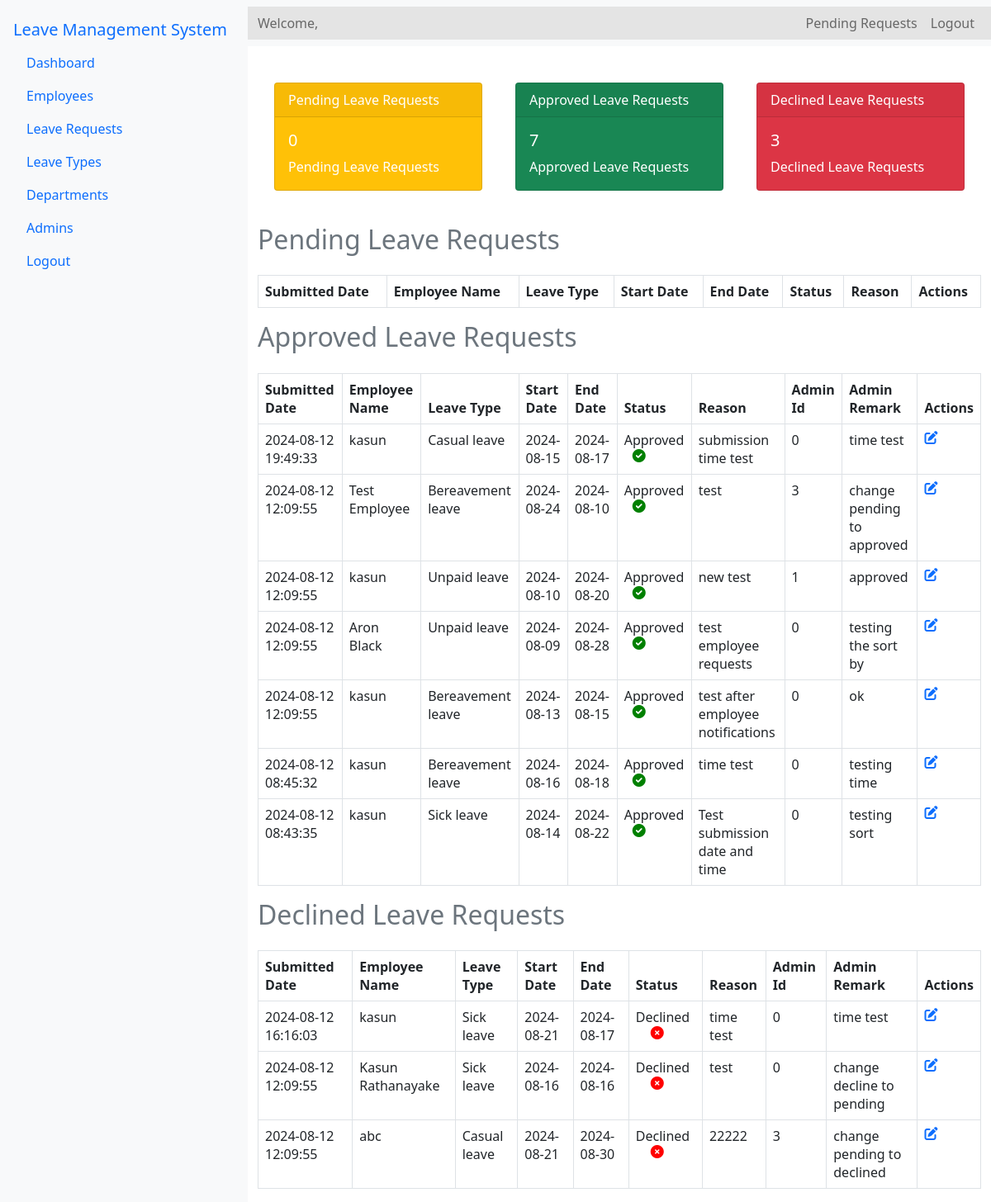
The page /Source/admin/leave-requests.php (signed in) on the database as committed earlier.
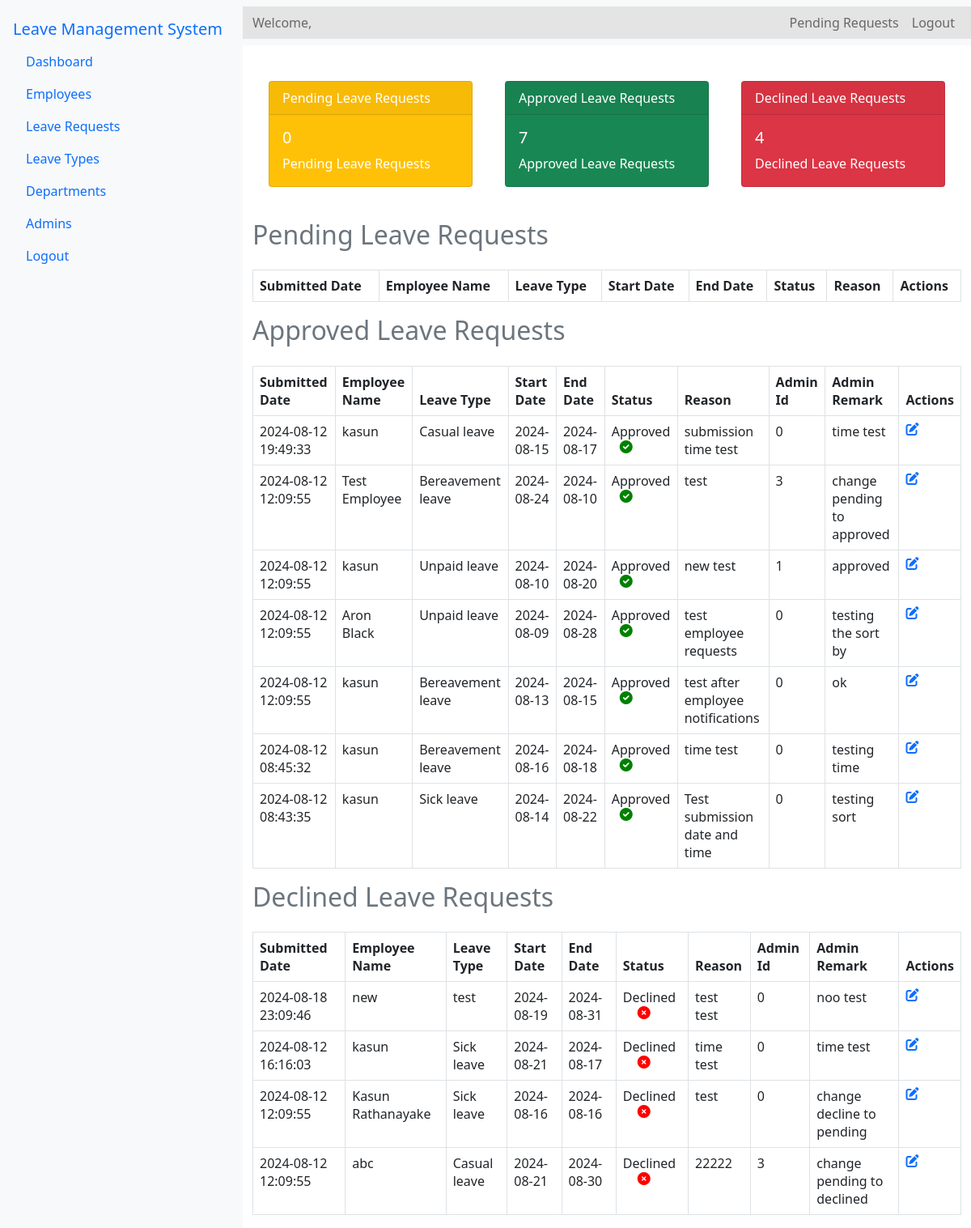
The same page on the database as committed later.
### tables this page shows
CREATE TABLE `leave_list` (
  `E_id` int(11) NOT NULL,
  `leave_id` int(11) NOT NULL,
  `E_name` varchar(100) NOT NULL,
  `Leave_type` varchar(100) NOT NULL,
  `Start` varchar(100) NOT NULL,
  `End` varchar(100) NOT NULL,
  `Status` varchar(100) NOT NULL,
  `Comment` varchar(1000) NOT NULL,
  `A_id` int(11) NOT NULL,
  `a_remark` varchar(1000) NOT NULL,
  `seen` int(11) NOT NULL,
  `submission_date` datetime DEFAULT current_timestamp()
);

### Source/admin/leave-requests.php (the view, shortened to what the changed rows need)
<?php
include '../config.php';
$Declined_query = "SELECT COUNT(*) as count FROM leave_list WHERE Status = 'Declined'";
$Declined_result = $conn->query($Declined_query);
$Declined_count = $Declined_result->fetch_assoc()['count'];
$approved_query = "SELECT * FROM leave_list where Status = 'Approved' ORDER BY submission_date DESC";
$approved_result = $conn->query($approved_query);
$declined_query = "SELECT * FROM leave_list where Status = 'Declined' ORDER BY submission_date DESC";
$declined_result = $conn->query($declined_query);
?>
<!DOCTYPE html>
<html lang="en">
<head>
    <link rel="stylesheet" href="../bootstrap-5.0.2-dist/css/bootstrap.min.css">
    <link rel="stylesheet" href="../css/admin-dashboard.css">
    <link rel="stylesheet" href="https://cdnjs.cloudflare.com/ajax/libs/font-awesome/6.0.0-beta3/css/all.min.css">
    <link rel="stylesheet" href="../css/main.css">
</head>
<body>
<div class="d-flex">
    <div class="flex-grow-1">
        <div class="container mt-4">
            <div class="d-flex justify-content-around">
                <div class="card text-white bg-danger mb-3" style="max-width: 18rem;">
                    <div class="card-body">
                        <h5 class="card-title"><?php echo $Declined_count; ?></h5>
                        <p class="card-text">Declined Leave Requests</p>
                    </div>
                </div>
            </div>
        </div>
    <div class="container mt-4">
        <h2 class="text-secondary">Pending Leave Requests</h2>
            <table class="table table-bordered mt-4">
                <thead>
                    <tr>
                        <th>Submitted Date</th>
                        <th>Employee Name</th>
                        <th>Leave Type</th>
                        <th>Start Date</th>
                        <th>End Date</th>
                        <th>Status</th>
                        <th>Reason</th>
                        <th>Actions</th>
                    </tr>
                </thead>
            </table>
            <h2 class="text-secondary">Approved Leave Requests</h2>
            <table class="table table-bordered mt-4">
                <thead>
                    <tr>
                        <th>Submitted Date</th>
                        <th>Employee Name</th>
                        <th>Leave Type</th>
                        <th>Start Date</th>
                        <th>End Date</th>
                        <th>Status</th>
                        <th>Reason</th>
                        <th>Admin Id</th>
                        <th>Admin Remark</th>
                        <th>Actions</th>
                    </tr>
                </thead>
                <tbody>
                    <?php while ($row = $approved_result->fetch_assoc()): ?>
                    <tr>
                        <td><?php echo htmlspecialchars($row['submission_date']); ?></td>
                        <td><?php echo htmlspecialchars($row['E_name']); ?></td>
                        <td><?php echo htmlspecialchars($row['Leave_type']); ?></td>
                        <td><?php echo htmlspecialchars($row['Start']); ?></td>
                        <td><?php echo htmlspecialchars($row['End']); ?></td>
                        <td>
                            <?php
                                echo htmlspecialchars($row['Status']);
                                if ($row['Status'] == 'Pending') {
                                    echo '<i style="color: orange; margin-left: 24px;" class="fas fa-hourglass-start status-icon status-pending"></i>';
                                } elseif ($row['Status'] == 'Approved') {
                                    echo '<i style="color: green; margin-left: 10px;" class="fas fa-check-circle status-icon status-approved"></i>';
                                } elseif ($row['Status'] == 'Declined') {
                                    echo '<i style="color: red; margin-left: 18px;" class="fas fa-times-circle status-icon status-declined"></i>';
                                }
                            ?>
                        </td>
                        <td><?php echo htmlspecialchars($row['Comment']); ?></td>
                        <td><?php echo htmlspecialchars($row['A_id']); ?></td>
                        <td><?php echo htmlspecialchars($row['a_remark']); ?></td>
                        <td>
                        <a href="leave-action.php?leave_id=<?php echo htmlspecialchars($row['leave_id']); ?>" > <i class="fas fa-edit"></i></a>
                        </td>
                    </tr>
                    <?php endwhile; ?>
                </tbody>
            </table>
            <h2 class="text-secondary">Declined Leave Requests</h2>
            <table class="table table-bordered mt-4">
                <thead>
                    <tr>
                        <th>Submitted Date</th>
                        <th>Employee Name</th>
                        <th>Leave Type</th>
                        <th>Start Date</th>
                        <th>End Date</th>
                        <th>Status</th>
                        <th>Reason</th>
                        <th>Admin Id</th>
                        <th>Admin Remark</th>
                        <th>Actions</th>
                    </tr>
                </thead>
                <tbody>
                    <?php while ($row = $declined_result->fetch_assoc()): ?>
                    <tr>
                        <td><?php echo htmlspecialchars($row['submission_date']); ?></td>
                        <td><?php echo htmlspecialchars($row['E_name']); ?></td>
                        <td><?php echo htmlspecialchars($row['Leave_type']); ?></td>
                        <td><?php echo htmlspecialchars($row['Start']); ?></td>
                        <td><?php echo htmlspecialchars($row['End']); ?></td>
                        <td>
                            <?php
                                echo htmlspecialchars($row['Status']);
                                if ($row['Status'] == 'Pending') {
                                    echo '<i style="color: orange; margin-left: 24px;" class="fas fa-hourglass-start status-icon status-pending"></i>';
                                } elseif ($row['Status'] == 'Approved') {
                                    echo '<i style="color: green; margin-left: 10px;" class="fas fa-check-circle status-icon status-approved"></i>';
                                } elseif ($row['Status'] == 'Declined') {
                                    echo '<i style="color: red; margin-left: 18px;" class="fas fa-times-circle status-icon status-declined"></i>';
                                }
                            ?>
                        </td>
                        <td><?php echo htmlspecialchars($row['Comment']); ?></td>
                        <td><?php echo htmlspecialchars($row['A_id']); ?></td>
                        <td><?php echo htmlspecialchars($row['a_remark']); ?></td>
                        <td>
                        <a href="leave-action.php?leave_id=<?php echo htmlspecialchars($row['leave_id']); ?>" > <i class="fas fa-edit"></i></a>
                        </td>
                    </tr>
                    <?php endwhile; ?>
                </tbody>
            </table>
        </div>
    </div>
</div>
</body>
</html>

Rows that differ between the two databases and show on the page:
added leave_list: submission_date "2024-08-18 23:09:46", E_name "new", Leave_type "test", Start "2024-08-19", End "2024-08-31", Status "Declined", Comment "test test", A "0", a_remark "noo test", shown under "Declined Leave Requests"
Other text that changed with them:
$Declined_count: "3" → "4"
